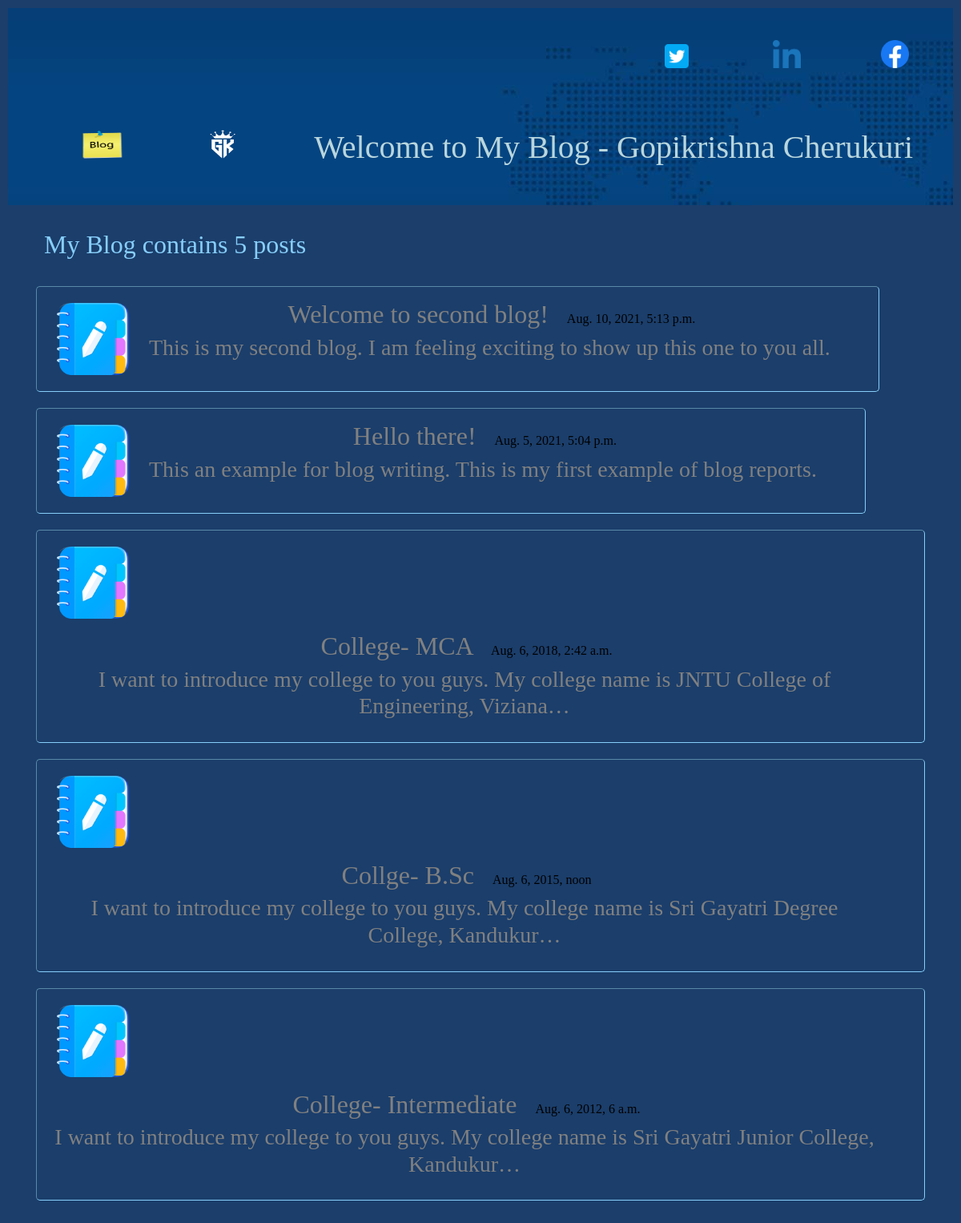
/blog/, run on an earlier commit of the app's database.
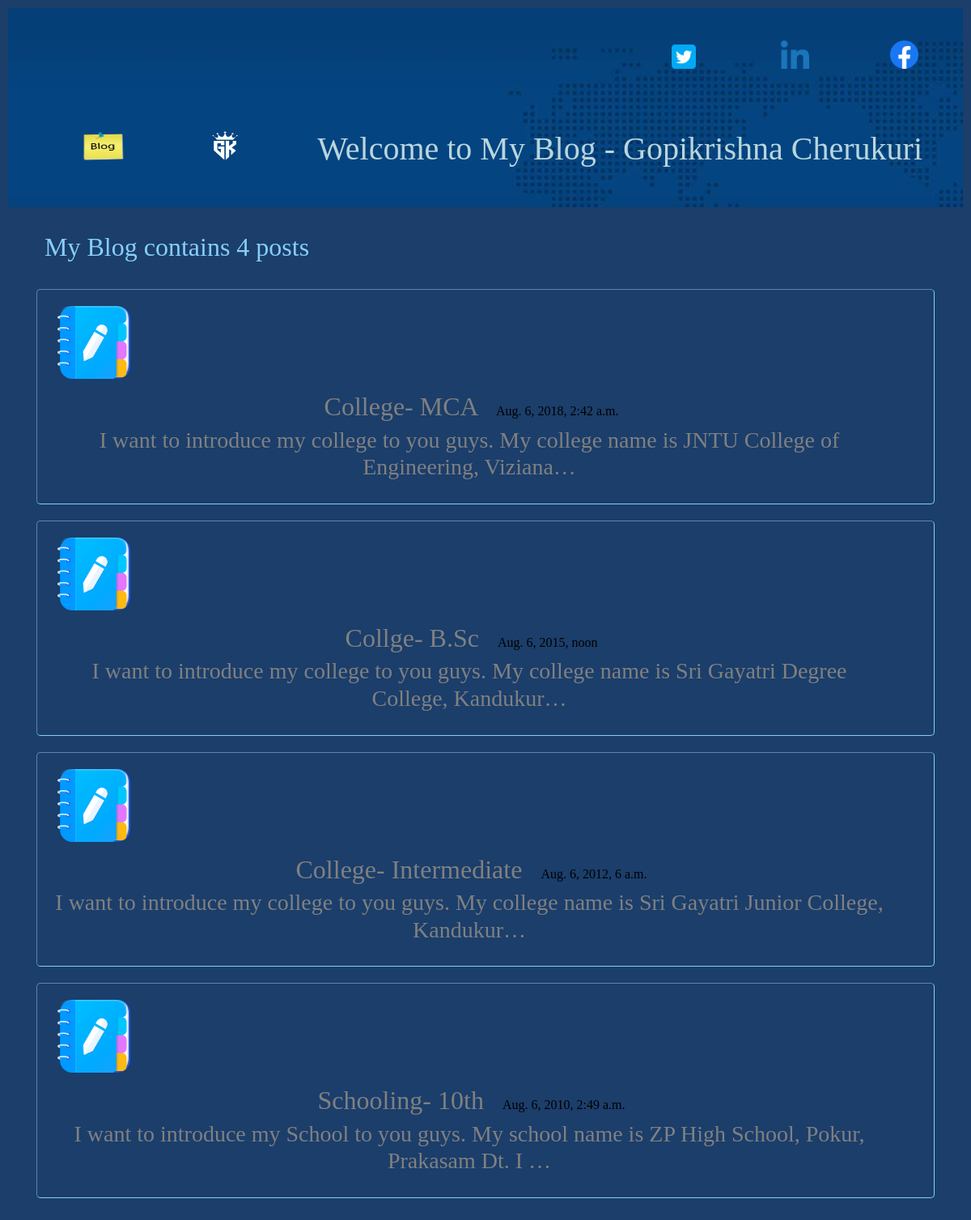
And on a later commit of the database.
### Blog/models.py (models this page shows, shortened)
class Blog(models.Model):
    title = models.CharField(max_length=100)
    date = models.DateTimeField()
    description = models.TextField(max_length=1000)

### Blog/views.py (the view)
# urls.py: path('', views.blog_home, name='blog_home'),
def blog_home(request):
    blogs = Blog.objects.order_by('-date')[:5] # [:5] tells to pick last 5 recent blogs
    return render(request, 'Blog/blog_home.html', {'blogs': blogs})

### Blog/templates/Blog/blog_home.html (shortened to what this page needs)
{% include 'Portfolio/head.html' %}
{% load static %}
<link rel="stylesheet" href="https://maxcdn.bootstrapcdn.com/bootstrap/4.5.2/css/bootstrap.min.css">
<body style="background-color: rgb(27, 62, 107);">
    <div class="container">
        <div style="padding-top: 20px;">
            <h2>My Blog contains {{blogs.count}} post{{blogs.count|pluralize}}</h2>
        </div>
        <div class="row">
            {% for blog in blogs %}
            <div  class="btn btn-outline-light" id="box">
                <div class="blog_col">
                    <a href="{% url 'blog_app:blog_details' blog.pk %}"><img src="{% static 'Portfolio/default-blog-icon.png' %}" height="100px" width="100px"></a>
                </div>
                <div class="blog_col">
                    <a href="{% url 'blog_app:blog_details' blog.pk %}"><h2 style="color:Gray; display:inline">{{blog.title}} </h2></a>
                    <span style="color: black"> {{blog.date}}</span>
                    <h3 style="color:Gray">{{blog.description|truncatechars:100}}</h3>
                </div>
            </div>
            {% endfor %}
        </div>
    </div>
</body>

What changed in the data, as far as the page shows it:
removed Blog: title "Welcome to second blog!", date "Aug. 10, 2021, 5:13 p.m.", description "This is my second blog. I am feeling exciting to show up this one to you all."
removed Blog: title "Hello there!", date "Aug. 5, 2021, 5:04 p.m.", description "This an example for blog writing. This is my first example of blog reports."
now on this page (row unchanged): Blog: title "Schooling- 10th", date "Aug. 6, 2010, 2:49 a.m.", description "I want to introduce my School to you guys. My school name is ZP High School, Pokur, Prakasam Dt. I …"
Also different on the page:
{{ blogs.count }}: "5" → "4"
